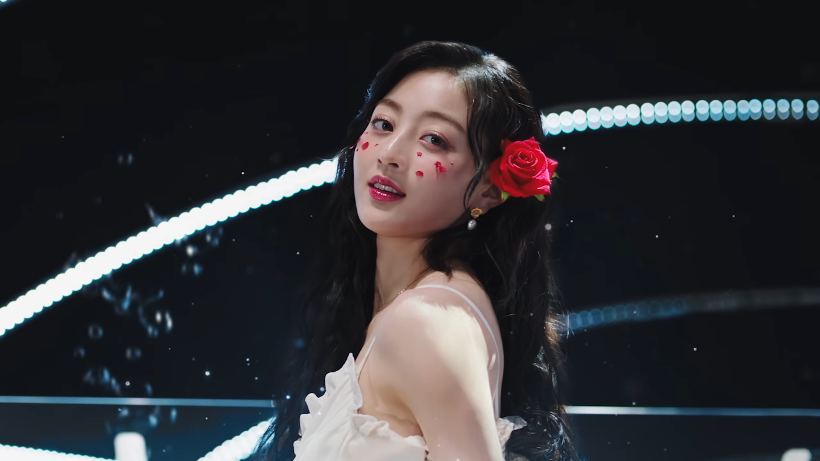
#> input picture img/jihyo.png, 820 x 461 px, found by its file name
$ python learn2-indexing_n_manipulation.py
#> lines starting #> are read from the running program, lines starting #| are printed output that depends on the picture
import cv2

img1= cv2.imread('..\\img\\jihyo.png')
#> img1 is the input picture: shape (461, 820, 3); mean B, G, R 53.2, 49.6, 49.5

# Mendapatkan (tinggi,lebar) / (y/x) dari gambar
(height, width)= img1.shape[0:2]
#> height = 461; width = 820
print(height), print(width)
#| 461
#| 820
# Kita mendapat dimensi gambar adalah 820x461, index ketiga dari shape adalah rgb

# Mendapatkan informasi gbr pixel tertentu, misal pixel pada 0,0
(g, b, r)= img1[0,0]
#> g = 191; b = 189; r = 138
print('R={}, G={}, B={}'.format(r,g,b))
#| R=138, G=191, B=189

# Mengganti nilai gbr pixel top kiri dan bot bawah dengan warna lain
# Pertama mendapatkan nilai center yg dicast ke int
centerX= width//2
#> centerX = 410
centerY= height//2
#> centerY = 230
altered_image= img1

# Mengganti nilai di sini, top kiri
altered_image[0:centerY, 0:centerX]= (0,0,255)
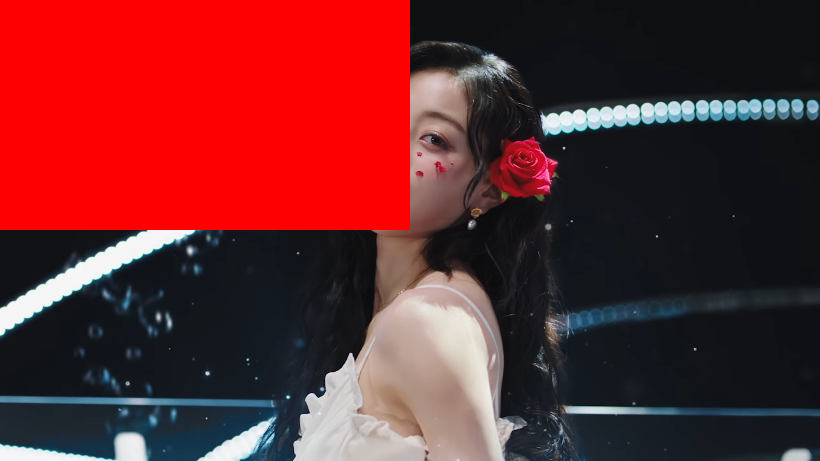
#> altered_image: shape (461, 820, 3); mean B, G, R 43.8, 41, 104.4

# Mengganti nilai bot bawah
altered_image[centerY:height, centerX:width]= (240,240,240)
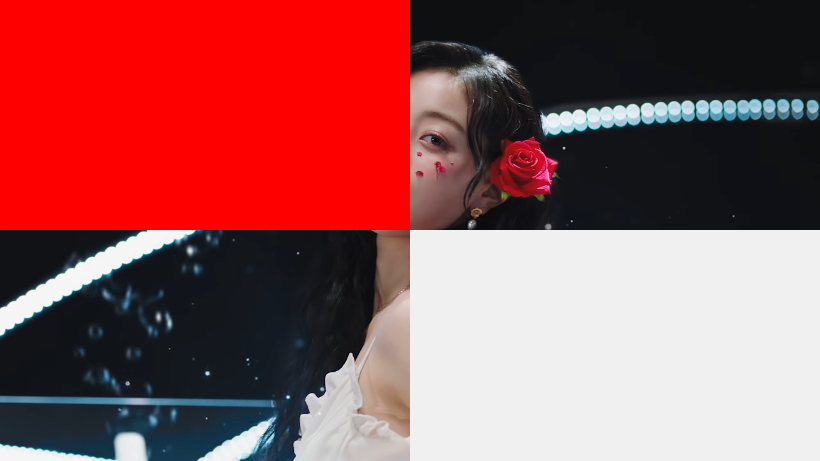
#> altered_image: shape (461, 820, 3); mean B, G, R 89.7, 87.6, 151

cv2.imshow('God jihyo',altered_image)
cv2.waitKey(0)
